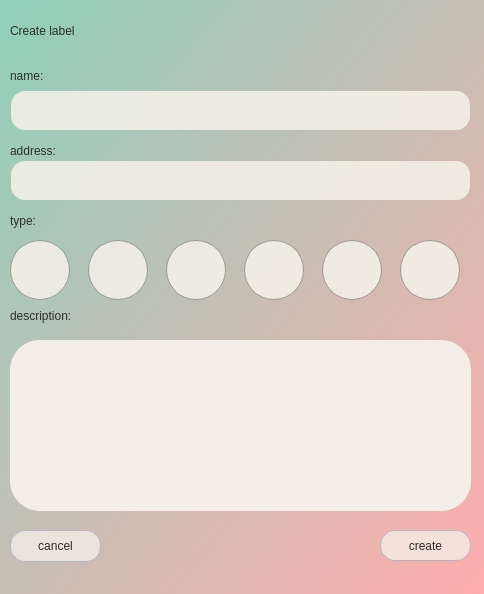
<?xml version="1.0" encoding="UTF-8"?>
<ui version="4.0">
 <class>CreaterLabel</class>
 <widget class="QDialog" name="CreaterLabel">
  <property name="geometry">
   <rect>
    <x>0</x>
    <y>0</y>
    <width>484</width>
    <height>594</height>
   </rect>
  </property>
  <property name="windowTitle">
   <string>Dialog</string>
  </property>
  <property name="styleSheet">
   <string notr="true">background: qlineargradient(spread:pad, x1:0, y1:0, x2:1, y2:1, stop:0 rgba(142, 208, 186, 255), stop:1 rgba(255, 173, 173, 255))</string>
  </property>
  <widget class="QLabel" name="name_line">
   <property name="geometry">
    <rect>
     <x>10</x>
     <y>50</y>
     <width>191</width>
     <height>51</height>
    </rect>
   </property>
   <property name="styleSheet">
    <string notr="true">background:transparent;
font: 14pt &quot;Avenir next&quot;;
color:rgb(47, 46, 44);
font: 16pt &quot;Avenir next&quot;;</string>
   </property>
   <property name="text">
    <string>name:</string>
   </property>
  </widget>
  <widget class="QLabel" name="description_line">
   <property name="geometry">
    <rect>
     <x>10</x>
     <y>300</y>
     <width>111</width>
     <height>31</height>
    </rect>
   </property>
   <property name="styleSheet">
    <string notr="true">background:transparent;
font: 14pt &quot;Avenir next&quot;;
color:rgb(47, 46, 44);
font: 17pt &quot;Avenir next&quot;;</string>
   </property>
   <property name="text">
    <string>description:</string>
   </property>
  </widget>
  <widget class="QLineEdit" name="name">
   <property name="geometry">
    <rect>
     <x>10</x>
     <y>90</y>
     <width>461</width>
     <height>41</height>
    </rect>
   </property>
   <property name="styleSheet">
    <string notr="true">border: 2px solid  #3c3a3a; 
color: #3c3a3a;
font: 16pt &quot;Avenir next&quot;;
border-radius: 15px;
padding: 0 8px;
background: rgba(243, 239, 230,230);
border-color:transparent;
</string>
   </property>
   <property name="maxLength">
    <number>24</number>
   </property>
  </widget>
  <widget class="QLabel" name="address_2">
   <property name="geometry">
    <rect>
     <x>10</x>
     <y>140</y>
     <width>81</width>
     <height>21</height>
    </rect>
   </property>
   <property name="styleSheet">
    <string notr="true">background:transparent;
font: 14pt &quot;Avenir next&quot;;
color:rgb(47, 46, 44);
font: 16pt &quot;Avenir next&quot;;</string>
   </property>
   <property name="text">
    <string>address:</string>
   </property>
  </widget>
  <widget class="QLineEdit" name="address">
   <property name="geometry">
    <rect>
     <x>10</x>
     <y>160</y>
     <width>461</width>
     <height>41</height>
    </rect>
   </property>
   <property name="styleSheet">
    <string notr="true">border: 2px solid  #3c3a3a; 
color: #3c3a3a;
font: 16pt &quot;Avenir next&quot;;
border-radius: 15px;
padding: 0 8px;
background: rgba(243, 239, 230,230);
border-color:transparent;
</string>
   </property>
  </widget>
  <widget class="QLabel" name="type">
   <property name="geometry">
    <rect>
     <x>10</x>
     <y>210</y>
     <width>161</width>
     <height>21</height>
    </rect>
   </property>
   <property name="styleSheet">
    <string notr="true">background:transparent;
font: 14pt &quot;Avenir next&quot;;
color:rgb(47, 46, 44);
font: 17pt &quot;Avenir next&quot;;</string>
   </property>
   <property name="text">
    <string>type:</string>
   </property>
  </widget>
  <widget class="QPushButton" name="create">
   <property name="geometry">
    <rect>
     <x>380</x>
     <y>530</y>
     <width>91</width>
     <height>31</height>
    </rect>
   </property>
   <property name="styleSheet">
    <string notr="true">color:rgb(42, 44, 42);
border: 1px solid rgb(85, 87, 83);
border-radius: 15px;
background:rgba(243,239,230, 200);
border: 1px solid gray;
font: 100 19pt &quot;Avenir next&quot;;
border-color:rgb(183, 180, 200);
</string>
   </property>
   <property name="text">
    <string>create</string>
   </property>
  </widget>
  <widget class="QLabel" name="createLabel_line">
   <property name="geometry">
    <rect>
     <x>10</x>
     <y>10</y>
     <width>251</width>
     <height>41</height>
    </rect>
   </property>
   <property name="styleSheet">
    <string notr="true">background:transparent;
font: 14pt &quot;Avenir next&quot;;
color:rgb(47, 46, 44);
font: 120 30pt &quot;Avenir next&quot;;</string>
   </property>
   <property name="text">
    <string>Create label</string>
   </property>
  </widget>
  <widget class="QPushButton" name="cancel">
   <property name="geometry">
    <rect>
     <x>10</x>
     <y>530</y>
     <width>91</width>
     <height>32</height>
    </rect>
   </property>
   <property name="styleSheet">
    <string notr="true">color:rgb(42, 44, 42);
border: 1px solid rgb(85, 87, 83);
border-radius: 15px;
background:rgba(243,239,230, 200);
border: 1px solid gray;
font: 100 19pt &quot;Avenir next&quot;;
border-color:rgb(183, 180, 200);
</string>
   </property>
   <property name="text">
    <string>cancel</string>
   </property>
  </widget>
  <widget class="QTextEdit" name="description">
   <property name="geometry">
    <rect>
     <x>10</x>
     <y>340</y>
     <width>461</width>
     <height>171</height>
    </rect>
   </property>
   <property name="styleSheet">
    <string notr="true">border: 2px solid  #3c3a3a; 
color: #3c3a3a;
font: 16pt &quot;Avenir next&quot;;
border-radius: 30px;
padding: 0 8px;
background: rgb(243, 239, 230);
border-color:rgb(243, 239, 230);</string>
   </property>
  </widget>
  <widget class="QPushButton" name="cafee">
   <property name="geometry">
    <rect>
     <x>10</x>
     <y>240</y>
     <width>60</width>
     <height>60</height>
    </rect>
   </property>
   <property name="styleSheet">
    <string notr="true">*{ 
border: 1px solid rgba(136, 138, 133, 200);
background: rgba(243, 239, 230,230);
border-radius:30px;
}
QPushButton:pressed  {
    background: rgba(136, 138, 133, 200);
}</string>
   </property>
   <property name="text">
    <string/>
   </property>
   <property name="iconSize">
    <size>
     <width>35</width>
     <height>35</height>
    </size>
   </property>
  </widget>
  <widget class="QPushButton" name="hotels">
   <property name="geometry">
    <rect>
     <x>88</x>
     <y>240</y>
     <width>60</width>
     <height>60</height>
    </rect>
   </property>
   <property name="styleSheet">
    <string notr="true">*{ 
border: 1px solid rgba(136, 138, 133, 200);
background: rgba(243, 239, 230,230);
border-radius:30px;
}
QPushButton:pressed  {
    background: rgba(136, 138, 133, 200);
}</string>
   </property>
   <property name="text">
    <string/>
   </property>
   <property name="iconSize">
    <size>
     <width>35</width>
     <height>35</height>
    </size>
   </property>
  </widget>
  <widget class="QPushButton" name="night_club">
   <property name="geometry">
    <rect>
     <x>166</x>
     <y>240</y>
     <width>60</width>
     <height>60</height>
    </rect>
   </property>
   <property name="styleSheet">
    <string notr="true">*{ 
border: 1px solid rgba(136, 138, 133, 200);
background: rgba(243, 239, 230,230);
border-radius:30px;
}
QPushButton:pressed  {
    background: rgba(136, 138, 133, 200);
}</string>
   </property>
   <property name="text">
    <string/>
   </property>
   <property name="iconSize">
    <size>
     <width>35</width>
     <height>35</height>
    </size>
   </property>
  </widget>
  <widget class="QPushButton" name="cinema">
   <property name="geometry">
    <rect>
     <x>244</x>
     <y>240</y>
     <width>60</width>
     <height>60</height>
    </rect>
   </property>
   <property name="styleSheet">
    <string notr="true">*{ 
border: 1px solid rgba(136, 138, 133, 200);
background: rgba(243, 239, 230,230);
border-radius:30px;
}
QPushButton:pressed  {
    background: rgba(136, 138, 133, 200);
}</string>
   </property>
   <property name="text">
    <string notr="true"/>
   </property>
   <property name="iconSize">
    <size>
     <width>35</width>
     <height>35</height>
    </size>
   </property>
  </widget>
  <widget class="QPushButton" name="entertainment">
   <property name="geometry">
    <rect>
     <x>322</x>
     <y>240</y>
     <width>60</width>
     <height>60</height>
    </rect>
   </property>
   <property name="styleSheet">
    <string notr="true">*{ 
border: 1px solid rgba(136, 138, 133, 200);
background: rgba(243, 239, 230,230);
border-radius:30px;
}
QPushButton:pressed  {
    background: rgba(136, 138, 133, 200);
}</string>
   </property>
   <property name="text">
    <string/>
   </property>
   <property name="iconSize">
    <size>
     <width>35</width>
     <height>35</height>
    </size>
   </property>
  </widget>
  <widget class="QPushButton" name="different">
   <property name="geometry">
    <rect>
     <x>400</x>
     <y>240</y>
     <width>60</width>
     <height>60</height>
    </rect>
   </property>
   <property name="styleSheet">
    <string notr="true">*{ 
border: 1px solid rgba(136, 138, 133, 200);
background: rgba(243, 239, 230,230);
border-radius:30px;
}
QPushButton:pressed  {
    background: rgba(136, 138, 133, 200);
}</string>
   </property>
   <property name="text">
    <string/>
   </property>
   <property name="iconSize">
    <size>
     <width>35</width>
     <height>35</height>
    </size>
   </property>
  </widget>
 </widget>
 <resources/>
 <connections/>
</ui>
